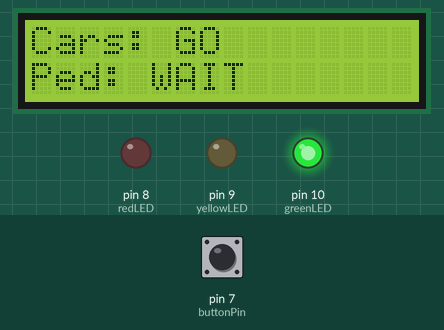
Recording of a sketch running on a simulated Arduino Uno, built with avr-gcc and run on an emulated ATmega328P. Shown: 16×2 character LCD, output pins drawn as LEDs (lit = HIGH). The test bench sets the inputs (shaded band); at power-on: pin 7 (buttonPin) HIGH.

Above: at 3.2 s.
3.3 s: pin 7 (buttonPin) pulled LOW for 0.2 s
At 7.5 s:
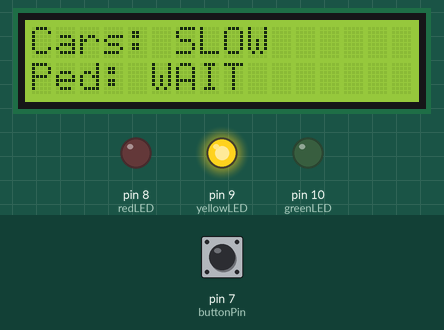
At 10.0 s:
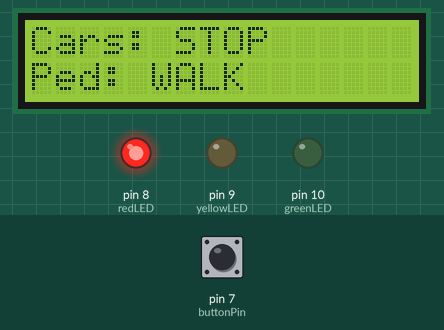
Timing chart, 0 to 34.8 s (numbered marks = the images above; inputs shaded):
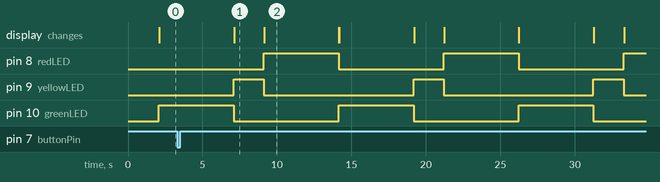

Measured:
- after the input at 3.3 s, the display: first differs from a run without the input after 5.9 s (image 2)
- by itself, pin 8 (redLED), pin 10 (greenLED): alternates HIGH for 5.0 s and LOW for 7.1 s
- by itself, pin 9 (yellowLED): alternates HIGH for 2.0 s and LOW for 10.1 s
- what the display in image 1 shows lasts 2.1 s, from 7.1 s to 9.2 s

The sketch:

TrafficLight_Control.ino
```cpp
#include <Wire.h>
#include <LiquidCrystal_I2C.h>

// LCD setup (address 32 or 0x3F in Tinkercad)
LiquidCrystal_I2C lcd(32, 16, 2);

const int redLED = 8;
const int yellowLED = 9;
const int greenLED = 10;
const int buttonPin = 7;

bool pedRequest = false;

void setup() {
  pinMode(redLED, OUTPUT);
  pinMode(yellowLED, OUTPUT);
  pinMode(greenLED, OUTPUT);
  pinMode(buttonPin, INPUT_PULLUP); // Button active LOW

  lcd.init();
  lcd.backlight();

  lcd.setCursor(0, 0);
  lcd.print("Traffic System");
  delay(2000);
  lcd.clear();
}

void loop() {
  // Green for cars
  digitalWrite(greenLED, HIGH);
  lcd.setCursor(0, 0);
  lcd.print("Cars: GO   ");
  lcd.setCursor(0, 1);
  lcd.print("Ped: WAIT  ");

  for (int i = 0; i < 50; i++) { // 5s, check button every 100ms
    if (digitalRead(buttonPin) == LOW) {
      pedRequest = true;
    }
    delay(100);
  }
  digitalWrite(greenLED, LOW);

  // Yellow
  digitalWrite(yellowLED, HIGH);
  lcd.clear();
  lcd.setCursor(0, 0);
  lcd.print("Cars: SLOW ");
  lcd.setCursor(0, 1);
  lcd.print("Ped: WAIT  ");
  delay(2000);
  digitalWrite(yellowLED, LOW);

  // Red for cars
  digitalWrite(redLED, HIGH);
  lcd.clear();
  lcd.setCursor(0, 0);
  lcd.print("Cars: STOP ");

  if (pedRequest) {
    lcd.setCursor(0, 1);
    lcd.print("Ped: WALK  ");
    delay(5000); // Walk time
    pedRequest = false;
  } else {
    lcd.setCursor(0, 1);
    lcd.print("Ped: WAIT  ");
    delay(5000);
  }

  digitalWrite(redLED, LOW);
  lcd.clear();
}
```
